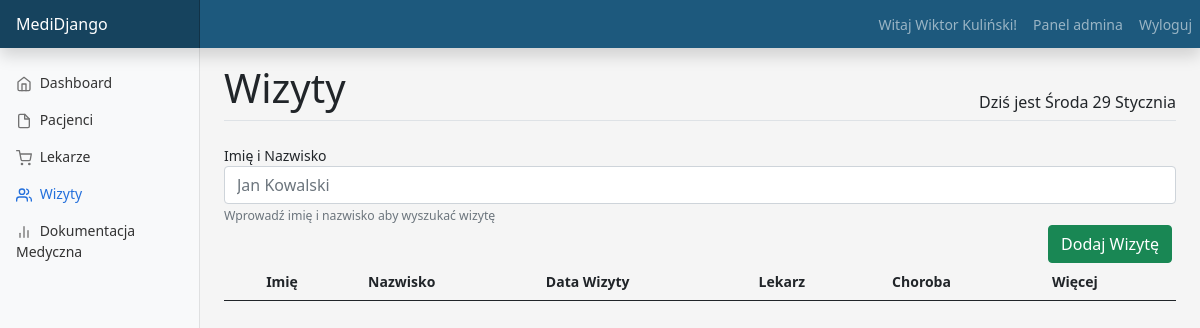
The page /visits (signed in) on the database as committed earlier.
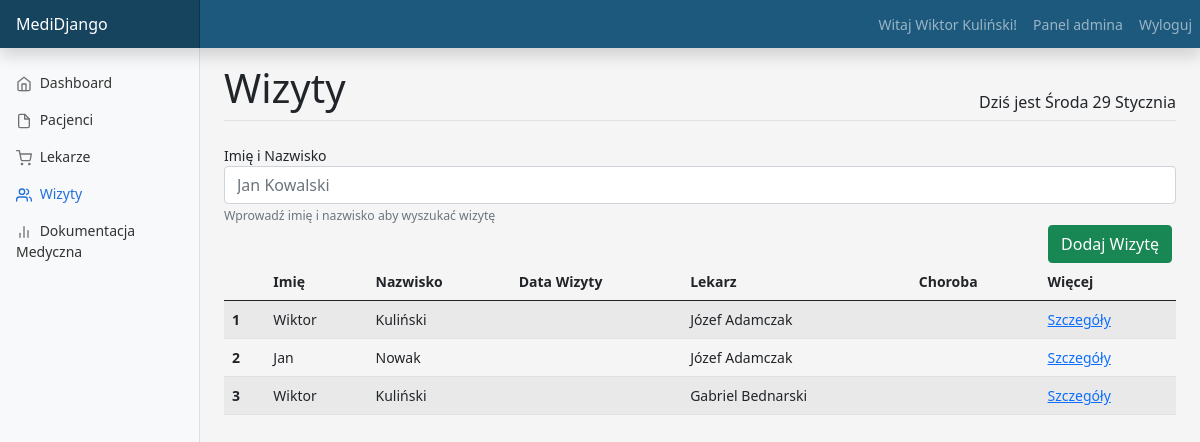
The same page on the database as committed later.
### main/models.py (models this page shows, shortened)
class Visit(models.Model):
    title = models.CharField(null=False, default="", max_length=20)
    patient = models.ForeignKey(Patient, on_delete=models.SET_NULL, null=True)
    doctor = models.ForeignKey(Doctor,on_delete=models.SET_NULL, null=True)
    disease = models.ForeignKey(Disease,on_delete=models.SET_NULL, null=True)
    medicine_dosage = models.OneToOneField(Dosage, on_delete=models.CASCADE, null=True,blank=True)
    notes = models.CharField(null=True, blank=True, max_length=300)
    date = models.DateField()

class Patient(models.Model):
    user = models.OneToOneField(User, null=False, on_delete=models.CASCADE)
    name = models.CharField(max_length=20, default="")
    surname = models.CharField(max_length=30, default="")
    address = models.OneToOneField(Address, null=True, on_delete=models.CASCADE)
    date_of_birth = models.DateField(default='2000-01-01')
    phone_number = models.CharField(default="", null=False, max_length=9)

class Doctor(models.Model):
    user = models.OneToOneField(User, null=False, on_delete=models.CASCADE)
    address = models.OneToOneField(Address, null=False, on_delete=models.CASCADE, default="")
    name = models.CharField(max_length=20, null=False, default="")
    surname = models.CharField(max_length=20, null=False, default="")
    phone_number = models.CharField(default="", null=False, max_length=9)
    specialization = models.CharField(max_length=50, null=False, default="")
    def __str__(self):
        return f"{self.name} {self.surname}"

### visits/views.py (the view)
# urls.py: path('', include('visits.urls')),
@login_required(login_url="login")
def visits(request):
    if have_group.is_receptionist(request.user) or have_group.is_doctor(request.user):
        if 'q' in request.GET:
            q = request.GET['q']
            multiple_q = Q(Q(patient__name__icontains=q) | Q(patient__surname__icontains=q))
            data = Visit.objects.filter(multiple_q)
        else:
            data = Visit.objects.all()
        context = {'active_app': 'visits', 'data': data}
        return render(request, 'visits/visits.html', context=context)
    else:
        current_user_id = request.user.id
        patient = Patient.objects.get(user=current_user_id)
        data = Visit.objects.filter(patient=patient.id)
        context = {'active_app': 'visits', 'data': data}
        return render(request, 'visits/visits.html', context=context)

### main/templatetags/have_group.py (called while the page is built)
@register.filter(name='is_receptionist')
def is_receptionist(user):
    return user.groups.filter(name='Recepcjonista').exists()

### visits/templates/visits/visits.html (shortened to what this page needs)
{% extends "main/dashboard.html" %}
{% load have_group %}
{% block content_title %}Wizyty{% endblock %}
{% block content_main %}
{% if request.user|is_receptionist or is_doctor%}
<form>
  <div class="form-group">
    <label for="q">Imię i Nazwisko</label>
    <input type="search" class="form-control" id="q" name="q" placeholder="Jan Kowalski">
    <small class="form-text text-muted">Wprowadź imię i nazwisko aby wyszukać wizytę</small>
  </div>
</form>
<div class="d-flex justify-content-end">
    <a class="btn btn-success me-1" href="{% url 'visit_add' %}" role="button">Dodaj Wizytę</a>
</div>
{% endif %}
<div class="table-responsive">
        <table class="table table-striped">
            <thead>
                <tr>
                  <th scope="col"></th>
                  <th scope="col">Imię</th>
                  <th scope="col">Nazwisko</th>
                  <th scope="col">Data Wizyty</th>
                  <th scope="col">Lekarz</th>
                  <th scope="col">Choroba</th>
                  <th scope="col">Więcej</th>
                </tr>
            </thead>
            <tbody>
              {% for visit in data %}
                <tr>
                    <th scope="row">{{ forloop.counter }}</th>
                    <td>{{ visit.patient.name }}</td>
                    <td>{{ visit.patient.surname }}</td>
                    <td>{{ visit.date|date:"j.m.Y" }}</td>
                    <td>{{ visit.doctor }}</td>
                    <td>{{ visit.disease.title }}</td>
                    <td><a href="{% url 'view_visit' visit.id %}">Szczegóły</a></td>
                </tr>
              {% endfor %}
            </tbody>
        </table>
      </div>
{% endblock %}

Rows that differ between the two databases and show on the page:
added Visit: patient.name "Wiktor", patient.surname "Kuliński", doctor "Józef Adamczak"
added Visit: patient.name "Jan", patient.surname "Nowak", doctor "Józef Adamczak"
added Visit: patient.name "Wiktor", patient.surname "Kuliński", doctor "Gabriel Bednarski"
